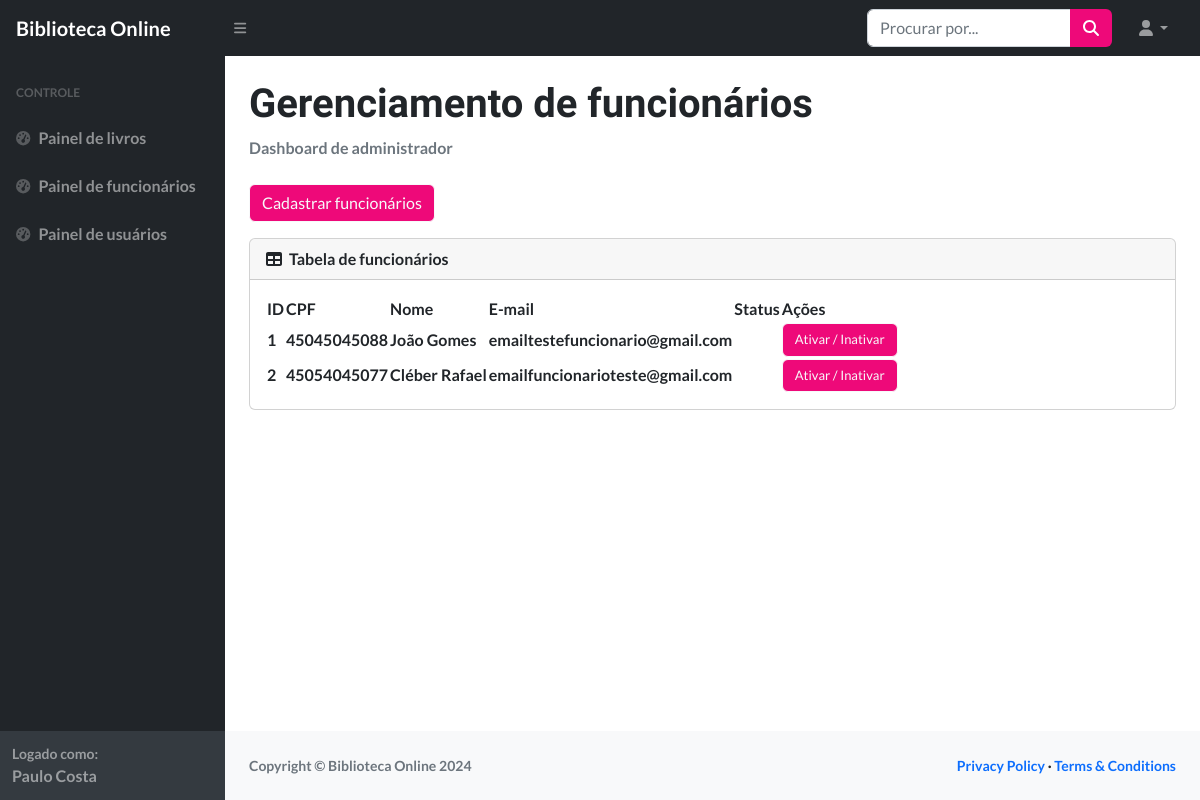
The app's page /SW-Biblioteca/site-biblioteca/dashboard-admin/index_funcionarios.php (signed in) with its own data.
### tables this page shows
CREATE TABLE funcionario (
    email varchar(100),
    nome varchar(200),
    id_funcionario int AUTO_INCREMENT UNIQUE PRIMARY KEY,
    cpf varchar(11) UNIQUE,
    senha varchar(100)
);

### SW-Biblioteca/site-biblioteca/dashboard-admin/index_funcionarios.php (the view, shortened to what this page needs)
<?php
include 'menu.php';
?>
<div id="layoutSidenav_content">
    <main>
        <div class="container-fluid px-4">
            <h1 class="mt-4" style="font-weight: 600;">Gerenciamento de funcionários</h1>
            <ol class="breadcrumb mb-4">
                <li class="breadcrumb-item active">Dashboard de administrador</li>
            </ol>
            <button class='btn btn-outline-light' style="margin-bottom: 1rem; background-color: #ee0979"
                data-bs-toggle="modal" data-bs-target="#bookModal">Cadastrar funcionários</button>
            <div class="card mb-4">
                <div class="card-header">
                    <i class="fas fa-table me-1"></i>
                    Tabela de funcionários
                </div>
                <div class="card-body">
                    <table id="datatablesSimple">
                        <thead>
                            <tr>
                                <th scope="col">ID</th>
                                <th scope="col">CPF</th>
                                <th scope="col">Nome</th>
                                <th scope="col">E-mail</th>
                                <th scope="col">Status</th>
                                <th>Ações</th>
                            </tr>
                        </thead>
                        <tbody>
                            <?php
                            $sql = "SELECT * FROM funcionario";
                            $consulta = $conexao->query($sql);
                            while ($dados = $consulta->fetch_assoc()) {
                                echo "<tr>";
                                echo "<td>" . $dados['id_funcionario'] . "</td>";
                                echo "<td>" . $dados['cpf'] . "</td>";
                                echo "<td>" . $dados['nome'] . "</td>";
                                echo "<td>" . $dados['email'] . "</td>";
                                echo "<td>" . $dados['status'] . "</td>";
                                echo "<td>
                                        <a href='ativa-desativa.php?id_funcionario=" . $dados["id_funcionario"] . "'>
                                            <button
                                                class='btn btn-outline-light'
                                                onclick='return confirmUpdate()'
                                                style='font-size: small;
                                                background-color: #ee0979'> Ativar / Inativar </button>
                                        </a>
                                    </td>";
                            }
                            ?>
                        </tbody>
                    </table>
                </div>
            </div>
        </div>
    </main>
    <footer class="py-4 bg-light mt-auto">
        <div class="container-fluid px-4">
            <div class="d-flex align-items-center justify-content-between small">
                <div class="text-muted">Copyright &copy; Biblioteca Online 2024</div>
                <div>
                    <a href="#">Privacy Policy</a>
                    &middot;
                    <a href="#">Terms &amp; Conditions</a>
                </div>
            </div>
        </div>
    </footer>
</div>
</div>
</body>
</html>

### SW-Biblioteca/site-biblioteca/dashboard-admin/menu.php (shortened to what this page needs)
<!DOCTYPE html>
<html lang="en">
<head>
    <link href="https://cdn.jsdelivr.net/npm/simple-datatables@7.1.2/dist/style.min.css" rel="stylesheet" />
    <link rel="stylesheet" href="css/styles.css">
</head>
<body class="sb-nav-fixed">
    <nav class="sb-topnav navbar navbar-expand navbar-dark bg-dark">
        <a class="navbar-brand ps-3" href="index.php">Biblioteca Online</a>
        <button class="btn btn-link btn-sm order-1 order-lg-0 me-4 me-lg-0" id="sidebarToggle" href="#!"><i
                class="fas fa-bars"></i></button>
        <form class="d-none d-md-inline-block form-inline ms-auto me-0 me-md-3 my-2 my-md-0">
            <div class="input-group">
                <input class="form-control" type="text" placeholder="Procurar por..." aria-label="Search for..."
                    aria-describedby="btnNavbarSearch" />
                <button class="btn" id="btnNavbarSearch" type="button" style="background-color: #ee0979"><i
                        class="fas fa-search" style="color: white"></i></button>
            </div>
        </form>
        <ul class="navbar-nav ms-auto ms-md-0 me-3 me-lg-4">
            <li class="nav-item dropdown">
                <a class="nav-link dropdown-toggle" id="navbarDropdown" href="#" role="button" data-bs-toggle="dropdown"
                    aria-expanded="false"><i class="fas fa-user fa-fw"></i></a>
            </li>
        </ul>
    </nav>
    <div id="layoutSidenav">
        <div id="layoutSidenav_nav">
            <nav class="sb-sidenav accordion sb-sidenav-dark" id="sidenavAccordion">
                <div class="sb-sidenav-menu">
                    <div class="nav">
                        <div class="sb-sidenav-menu-heading">Controle</div>
                        <a class="nav-link" href="index.php">
                            <div class="sb-nav-link-icon"><i class="fas fa-tachometer-alt"></i></div>
                            Painel de livros
                        </a>
                        <a class="nav-link" href="index_funcionarios.php">
                            <div class="sb-nav-link-icon"><i class="fas fa-tachometer-alt"></i></div>
                            Painel de funcionários
                        </a>
                        <a class="nav-link" href="index_usuarios.php">
                            <div class="sb-nav-link-icon"><i class="fas fa-tachometer-alt"></i></div>
                            Painel de usuários
                        </a>
                    </div>
                </div>
                <div class="sb-sidenav-footer">
                    <div class="small">Logado como:</div>
                    <?php echo $_SESSION['nome']; ?>
                </div>
            </nav>
        </div>

### SW-Biblioteca/site-biblioteca/dashboard-admin/menu.php (style rules this page uses)
body { font-family: 'Lato', sans-serif; font-weight: 700; }
h1, h2, h3 { font-family: 'Catamaran', sans-serif; font-weight: 400; }
a { text-decoration: none; }

### records on screen
funcionario: id_funcionario "1", cpf "45045045088", nome "João Gomes", email "emailtestefuncionario@gmail.com"
funcionario: id_funcionario "2", cpf "45054045077", nome "Cléber Rafael", email "emailfuncionarioteste@gmail.com"

### other values on screen
$_SESSION['nome'] "Paulo Costa"
